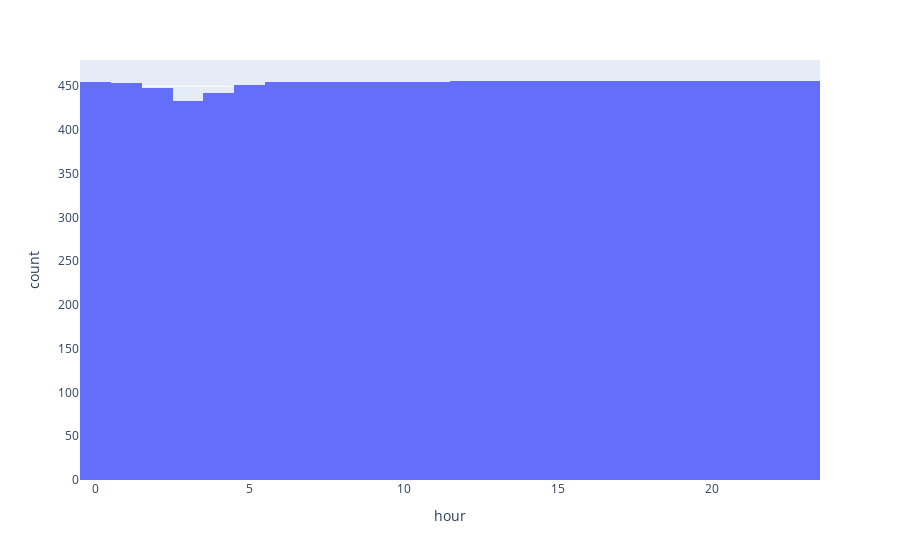

Write notebook code for a chart like this one.
### Code cell
# Celda 1.2
bikeshour=bikes['hour']
bikes.groupby('hour').total.mean()
bikeshour=bikeshour.to_frame(name='hour')

print('-------- Estadísticas variabel workingday-----------')

print('--- Descripción---')
estadisticas2=bikeshour.describe(include = 'all')
print(estadisticas2)

print('--- Valores faltantes---')

percent_missing = bikeshour.isna().sum() * 100 / len(bikeshour)
missing_value_df = pd.DataFrame({'#_faltantes': bikeshour.isna().sum(),
                                 '%_faltantes': percent_missing})

print(missing_value_df)

print('--- Histograma---')

fig = px.histogram(bikes, x=bikes['hour'])
fig.show()

### Figure 1 — Plotly figure (JSON) as saved in the notebook; plotly's stock layout.template omitted (floating-point values rounded to 4 significant figures; data arrays with more than 128 entries replaced by an {"elided": "..."} marker saying what was removed)
{"data": [{"alignmentgroup": "True", "bingroup": "x", "hovertemplate": "hour=%{x}<br>count=%{y}<extra></extra>", "legendgroup": "", "marker": {"color": "#636efa", "pattern": {"shape": ""}}, "name": "", "offsetgroup": "", "orientation": "v", "showlegend": false, "type": "histogram", "x": {"elided": "10886 int values"}, "xaxis": "x", "yaxis": "y"}], "layout": {"barmode": "relative", "legend": {"tracegroupgap": 0}, "margin": {"t": 60}, "xaxis": {"anchor": "y", "domain": [0, 1], "title": {"text": "hour"}}, "yaxis": {"anchor": "x", "domain": [0, 1], "title": {"text": "count"}}}}
